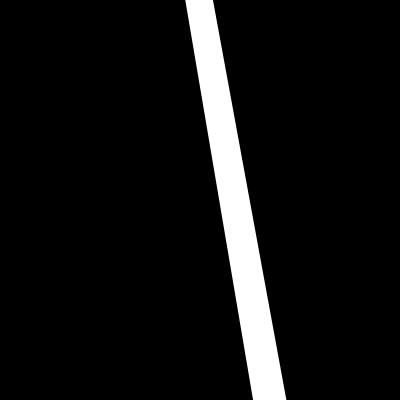
#> input picture LightLeakFilter.png, 400 x 400 px, given in place of face1.jpg, which was not available
$ python Image_Processing_Coursework.py
#> lines starting #> are read from the running program, lines starting #| are printed output that depends on the picture; pictures that were not available may be replaced by others from this repository, and a replacement may not be noted
import cv2
import numpy as np
from numpy import random
import math
import cmath
from scipy import interpolate


#inputFileName is the file name of the input file
#outputFileName is the name of the file to be saved
#blendCo is the blending coefficent between the mask and the picture
#darkCo is the darkenig coefficent
#mode is set to 1 for simple light leak and 2 for rainbow light leak
#example call: problem1("face1.jpg", "test.jpg", 21, 7, 2)
# [32 lines left out: function problem1, not called in this run]

#inputFileName is the file name of the input file
#outputFileName is the name of the file to be saved
#blendCo is the blending coefficent between the mask and the picture
#maskSize is the size of the mask for the motion blur
#mode = 1 for greyscale and 2 for colour
def problem2(inputFileName, outputFileName, blendCo, maskSize, mode):
    #blendCo = 0.4
    #mode = 2
    #maskSize = 5
#> called with inputFileName = 'face1.jpg', outputFileName = 'test2.jpg', blendCo = 0.9, maskSize = 5, mode = 2
    input = cv2.imread(inputFileName, cv2.IMREAD_GRAYSCALE)
#> input is the input picture: shape (400, 400); min 0, max 255, mean 19.4
    noise = random.randint(0, 255, input.shape, np.uint8)
    mask = np.zeros((maskSize, maskSize))
    k = int(maskSize / 2)
    mask[k, :] = np.ones(maskSize)
    mask /= maskSize
    noise = cv2.filter2D(noise, -1, mask)

    inverse = cv2.bitwise_not(input)
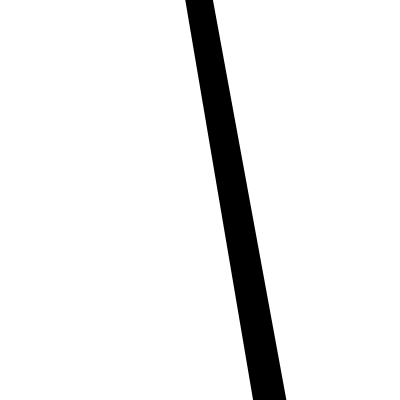
#> inverse: shape (400, 400); min 0, max 255, mean 235.6
    noise = cv2.multiply(noise, blendCo)
    if mode == 2:
        inverse = cv2.cvtColor(inverse, cv2.COLOR_GRAY2BGR)
#> inverse: shape (400, 400, 3)
        input = cv2.cvtColor(input, cv2.COLOR_GRAY2BGR)
        noise= cv2.cvtColor(noise, cv2.COLOR_GRAY2BGR)
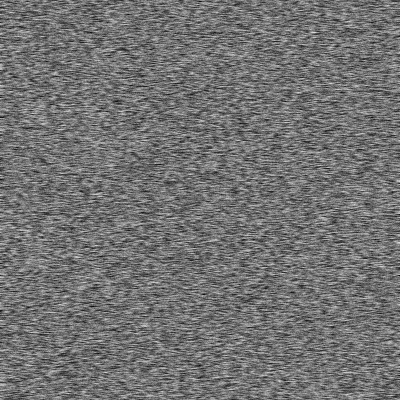
#> noise: shape (400, 400, 3); min 6, max 222, mean 114.1

        b, g, r = cv2.split(inverse)
        r = cv2.multiply(r, 1 - blendCo)
        b = cv2.multiply(b, 1 - blendCo)
        g =  np.full( g.shape, 255, np.uint8)
        b1, g1, r1 = cv2.split(input)
        g1 = np.full( g.shape, 0, np.uint8)
        #temp = cv2.add(noise, inverse)
        temp = cv2.merge((b, g,r))
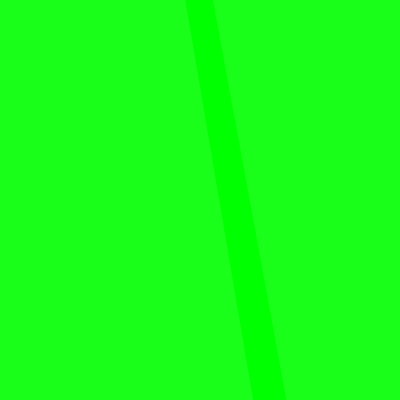
#> temp: shape (400, 400, 3); mean B, G, R 23.1, 255, 23.1
        temp = cv2.add(noise, temp)
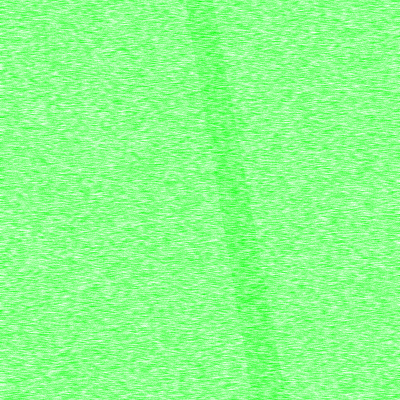
#> temp: shape (400, 400, 3); mean B, G, R 137.2, 255, 137.2
        input = cv2.merge((b1, g1, r1))
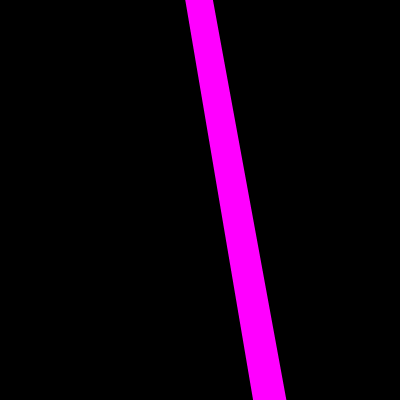
#> input: shape (400, 400, 3); mean B, G, R 19.4, 0, 19.4
    elif mode == 1:
        inverse = cv2.multiply(inverse, 1 - blendCo)
        temp = cv2.add(noise, inverse)

    output = cv2.divide(input, temp, scale=256.0)

    cv2.imshow("Image", output)
    cv2.imwrite(outputFileName, output)
    cv2.waitKey()


#inputFileName is the file name of the input file
#outputFileName is the name of the file to be saved
# [83 lines left out: functions problem3, problem4, subtract, not called in this run]


#problem1("face2.jpg", "test1.jpg", 21, 7, 2)
problem2("face1.jpg", "test2.jpg", 0.9, 5, 2)
# [4 lines of commented-out code are left out]
